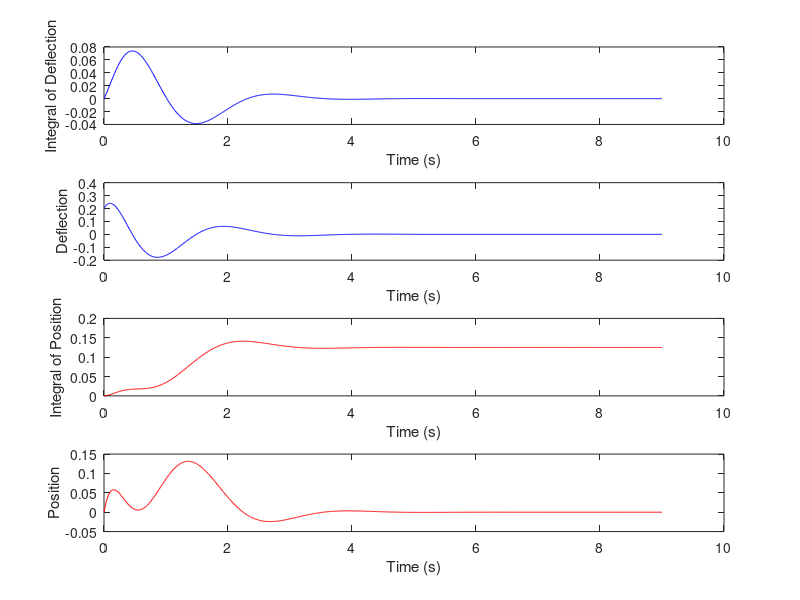

Source code (MATLAB):
%% Full State Feedback Controller (u = -Kx)

% Housekeeping:
close all
clear
clc

g = 9.81; % Acceleration due to gravity in m/s^2
L = 1; % Cable Length
wn = sqrt(g/L); % Natural Frequency of Pendulum
zeta = 0.0078; % Damping of system

% Setting State Matrices of System:
A = [0, 1, 0, 0; 
    -g/L, (-2*wn*zeta), 0, 0;
    0, 0, 0, 1;
    0, 0, 0, 0]; 
B = [0; 1/L; 0; 1]; 
C = [0 (-1/L) 0 0; 0 0 0 0; 0 0 0 1];
D = 0;

% Creating the desired poles of the controlled system:
wn_des = 1 .* sqrt(g/L); % Desired natural frequency of the controlled system
zeta_des = 0.5; % Desired damping of the controlled system
Pd1 = (-zeta_des .* wn) + (sqrt((zeta_des.^2) - 1).*wn_des);
Pd2 = conj(Pd1);
Pd3 = -2 + 2i;
Pd4 = conj(Pd3);
Pd = [Pd1; Pd2; Pd3; Pd4];

K = place(A, B, Pd); % Calculating the full state feedback controller gains

A_new = A - (B*K); % Calculating the system's new state matrix

csys = ss(A_new, B, C, D); % Creating controlled continuous-time system

% Performing Linear Simulation:
t = [0:0.01:9];
u = ones(length(t), 1);
x0 = [0 (0.2*L) 0 0];
[y1, t1, x1] = lsim(csys, u, t, x0);

% Plotting Results:
figure
subplot(4, 1, 1)
plot(t1, x1(:, 1), 'b')
xlabel('Time (s)')
ylabel('Integral of Deflection')

subplot(4, 1, 2)
plot(t1, x1(:, 2), 'b')
xlabel('Time (s)')
ylabel('Deflection')

subplot(4, 1, 3)
plot(t1, x1(:, 3), 'r')
xlabel('Time (s)')
ylabel('Integral of Position')

subplot(4, 1, 4)
plot(t1, x1(:, 4), 'r')
xlabel('Time (s)')
ylabel('Position')
